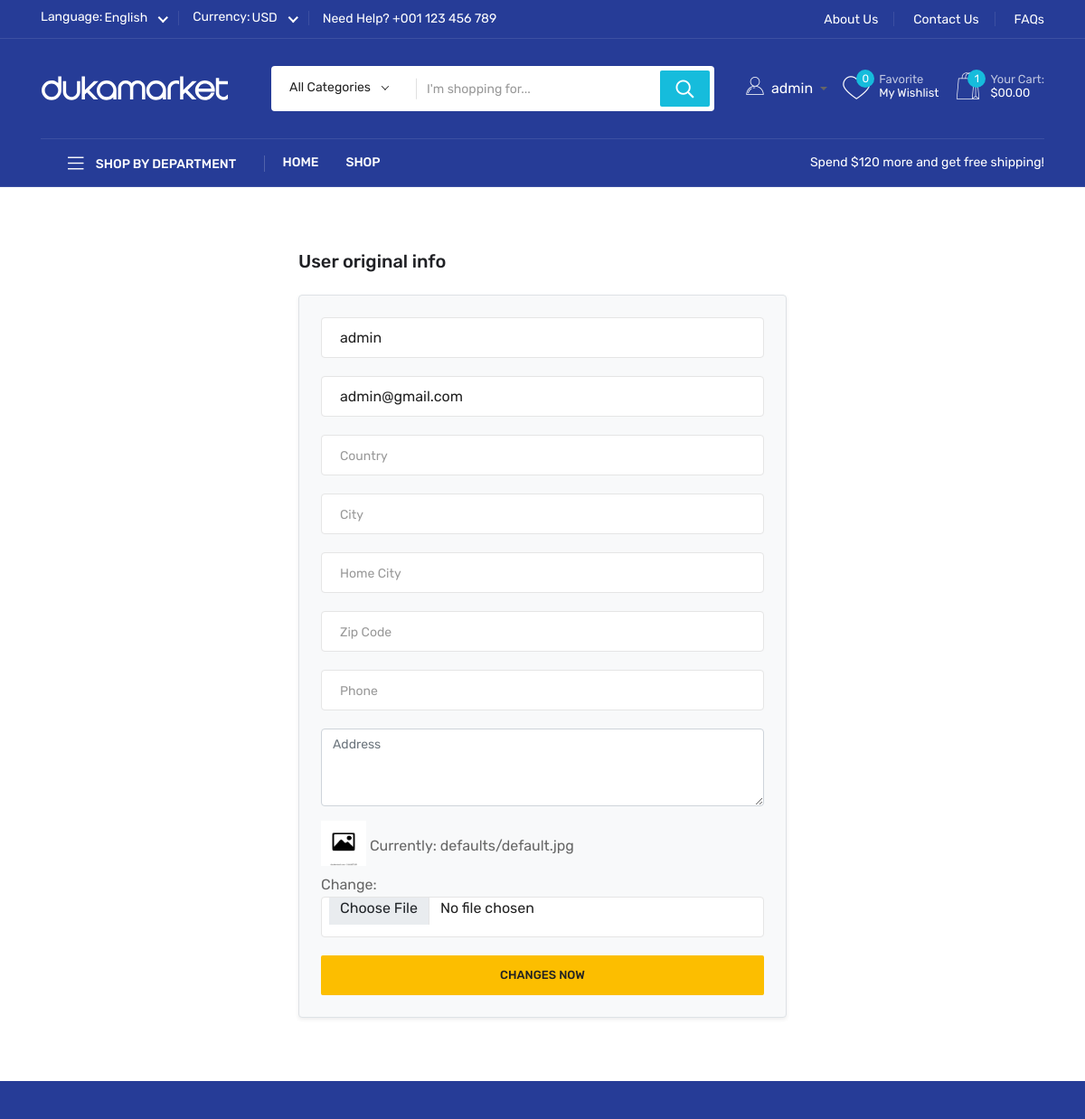
The page /account/user-info/ (signed in, upper part) on the database as committed earlier.
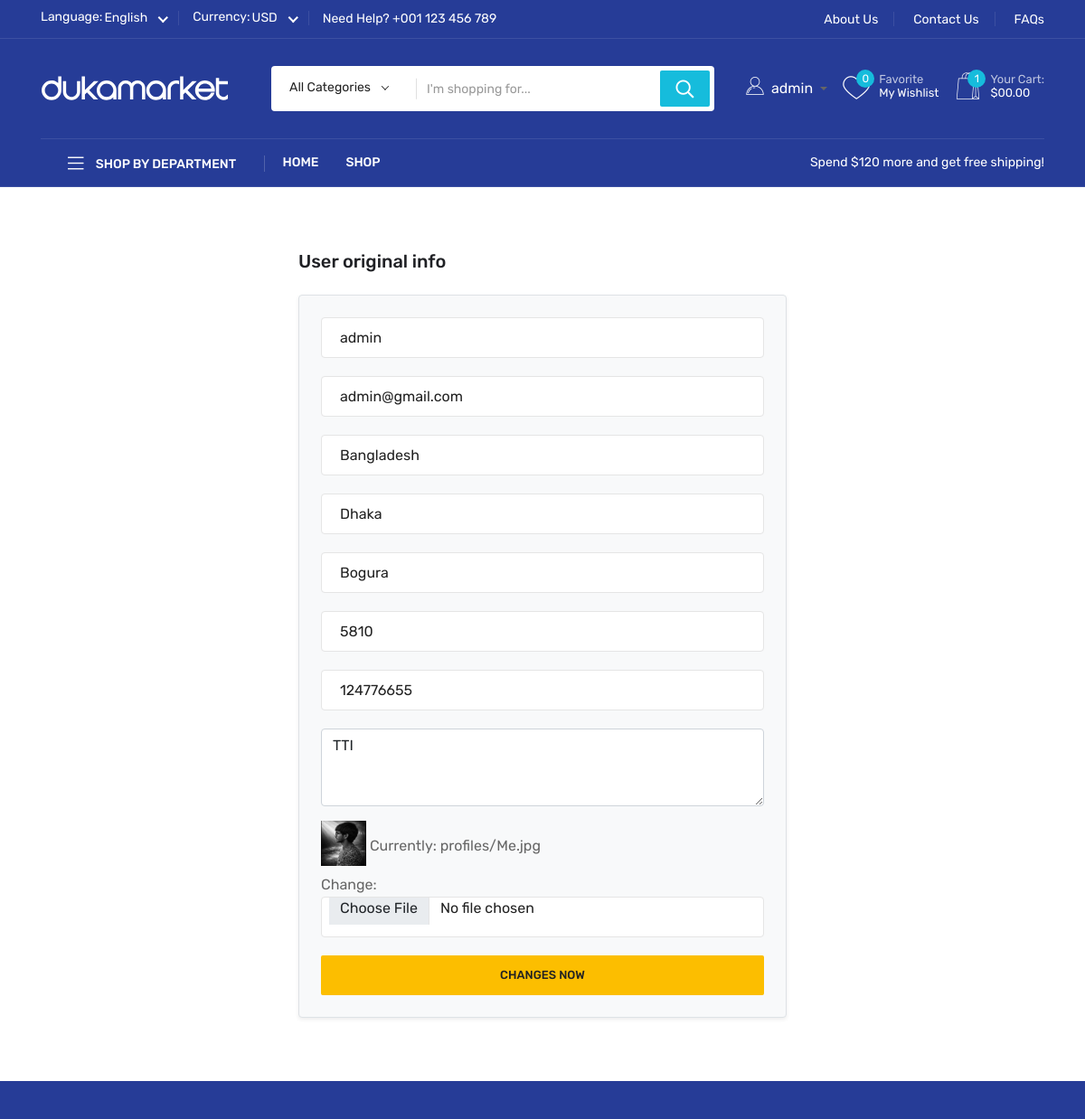
The same page on the database as committed later.
### account/models.py (models this page shows, shortened)
class User(AbstractBaseUser, PermissionsMixin):
    username = models.CharField(
        max_length=150,
        unique=True,
        validators=[UnicodeUsernameValidator()],
        blank=False,
        null=False
    )
    email = models.EmailField(
        max_length=150,
        unique=True,
        blank=False,
        null=False
    )
    image = models.ImageField(upload_to='user', default='defaults/default.jpg')
    country = models.CharField(max_length=150, null=True, blank=True)
    city = models.CharField(max_length=150, null=True, blank=True)
    home_city = models.CharField(max_length=150, null=True, blank=True)
    zip_code = models.CharField(max_length=15, null=True, blank=True)
    phone = models.CharField(max_length=16, null=True, blank=True)
    address = models.TextField(max_length=500, null=True, blank=True)
    is_active = models.BooleanField(default=True)
    is_staff = models.BooleanField(default=False)
    created_at = models.DateTimeField(auto_now_add=True)
    updated_at = models.DateTimeField(auto_now=True)
    objects = UserManager()
    USERNAME_FIELD = "username"
    REQUIRED_FIELDS = ["email"]
    class Meta:
        ordering = ['id']
        verbose_name_plural = '01. Users'

### account/views.py (the view, shortened to what this page needs)
# urls.py: path('user-info/', UserInfoView.as_view(), name='user-info'),
class UserInfoView(LoginRequiredMixin, generic.View):
    def get(self, request):
        form = UserForm(instance=request.user)
        return render(request, 'account/user-info.html', {'form': form})

### account/forms.py
class UserForm(forms.ModelForm):
    def __init__(self, *args, **kwargs):
        super().__init__(*args, **kwargs)
        for field in self.fields:
            self.fields[field].widget.attrs.update({'class': 'form-control'})
    class Meta:
        model = User
        fields = (
            'username', 'email', 'image', 'country', 'city', 'home_city', 'zip_code', 'phone', 'address',
        )
        widgets = {
            'username': forms.TextInput(attrs={'placeholder': 'Username'}),
            'email': forms.EmailInput(attrs={'placeholder': 'Email'}),
            'country': forms.TextInput(attrs={'placeholder': 'Country'}),
            'city': forms.TextInput(attrs={'placeholder': 'City'}),
            'home_city': forms.TextInput(attrs={'placeholder': 'Home City'}),
            'zip_code': forms.TextInput(attrs={'placeholder': 'Zip Code'}),
            'phone': forms.TextInput(attrs={'placeholder': 'Phone'}),
            'address': forms.Textarea(attrs={'placeholder': 'Address', 'rows': 3}),
        }

### account/mixing.py (called while the page is built)
    def dispatch(self, request, *args, **kwargs):
        if not request.user.is_authenticated:
            return redirect(self.login_url)
        return super().dispatch(request, *args, **kwargs)

### store/context_processors.py (called while the page is built)
def store_context(request):
    categories = Category.objects.filter(parent=None, status='active').prefetch_related(
        'children',
        'children__children'
    )
    cat_ids = Product.objects.values_list('category__id', flat=True).distinct()
    cats = Category.objects.filter(id__in=cat_ids, status='active')
    cates = cats.filter(is_featured=True)[:3]
    brand_ids = Product.objects.values_list('brand__id', flat=True).distinct()
    brands = Brand.objects.filter(id__in=brand_ids, status='active', is_featured=True)
    max_price = Product.objects.aggregate(Max('sale_price'))['sale_price__max']
    min_price = Product.objects.aggregate(Min('sale_price'))['sale_price__min']
    return {
        'categories': categories,
        'cats': cats,
        'cates': cates,
        'brands': brands,
        'max_price': max_price,
        'min_price': min_price
    }

### templates/account/user-info.html (shortened to what this page needs)
{% extends 'base.html' %}
{% load static %}
{% block main_content %}
    <main>
        <div class="account-area mt-70 mb-70">
            <div class="container">
                <div class="row justify-content-center align-items-center">
                    <div class="col-lg-6">
                        <div class="basic-login">
                            <h5>User original info</h5>
                            <form method="post" enctype="multipart/form-data" class="border p-4 rounded shadow-sm bg-light">
                                <div class="form-group mb-3">
                                    {{ form.username }}
                                </div>
                                <div class="form-group mb-3">
                                    {{ form.email }}
                                </div>
                                <div class="form-group mb-3">
                                    {{ form.country }}
                                </div>
                                <div class="form-group mb-3">
                                    {{ form.city }}
                                </div>
                                <div class="form-group mb-3">
                                    {{ form.home_city }}
                                </div>
                                <div class="form-group mb-3">
                                    {{ form.zip_code }}
                                </div>
                                <div class="form-group mb-3">
                                    {{ form.phone }}
                                </div>
                                <div class="form-group mb-3">
                                    {{ form.address }}
                                </div>
                                <div class="form-group mb-3">
                                    {% if user.image %}
                                        <img src="{{ user.image.url }}" alt="User Image" style="width: 50px; height: 50px;" class="mb-2"/>
                                    {% else %}
                                        <img src="{% static 'media/defaults/default.jpg' %}" alt="No Image" style="width: 50px; height: 50px;" class="mb-2"/>
                                    {% endif %}
                                    {{ form.image }}
                                </div>
                                <button type="submit" class="tp-in-btn w-100">Changes Now</button>
                            </form>
                        </div>
                    </div>
                </div>
            </div>
        </div>
    </main>
{% endblock main_content %}

### templates/base.html (shortened to what this page needs)
{% load static %}
<!doctype html>
<html class="no-js" lang="en">
<head>
    <link rel="stylesheet" href="//cdn.jsdelivr.net/npm/alertifyjs@1.14.0/build/css/alertify.min.css"/>
    <link rel="stylesheet" href="//cdn.jsdelivr.net/npm/alertifyjs@1.14.0/build/css/themes/default.min.css"/>
    <link rel="stylesheet" href="https://cdnjs.cloudflare.com/ajax/libs/font-awesome/7.0.1/css/all.min.css">
    <link rel="stylesheet" href="{% static 'assets/css/preloader.css' %}">
    <link rel="stylesheet" href="{% static 'assets/css/bootstrap.css' %}">
    <link rel="stylesheet" href="{% static 'assets/css/meanmenu.css' %}">
    <link rel="stylesheet" href="{% static 'assets/css/animate.css' %}">
    <link rel="stylesheet" href="{% static 'assets/css/owl-carousel.css' %}">
    <link rel="stylesheet" href="{% static 'assets/css/swiper-bundle.css' %}">
    <link rel="stylesheet" href="{% static 'assets/css/backtotop.css' %}">
    <link rel="stylesheet" href="{% static 'assets/css/magnific-popup.css' %}">
    <link rel="stylesheet" href="{% static 'assets/css/nice-select.css' %}">
    <link rel="stylesheet" href="{% static 'assets/flaticon/flaticon.css' %}">
    <link rel="stylesheet" href="{% static 'assets/css/font-awesome-pro.css' %}">
    <link rel="stylesheet" href="{% static 'assets/css/default.css' %}">
    <link rel="stylesheet" href="{% static 'assets/css/ratings.css' %}">
    <link rel="stylesheet" href="{% static 'assets/css/style.css' %}">
   </head>
   <body>
     <header class="header d-blue-bg">
        <div class="header-top">
            <div class="container custom-conatiner">
                <div class="header-inner">
                    <div class="row align-items-center">
                        <div class="col-xl-6 col-lg-7">
                            <div class="header-inner-start">
                                <div class="header__currency border-right">
                                    <div class="s-name">
                                        <span>Language: </span>
                                    </div>
                                </div>
                                <div class="header__lang border-right">
                                    <div class="s-name">
                                        <span>Currency: </span>
                                    </div>
                                </div>
                                <div class="support d-none d-sm-block">
                                    <p>Need Help? <a href="tel:+001123456789">+001 123 456 789</a></p>
                                </div>
                            </div>
                        </div>
                        <div class="col-xl-6 col-lg-5 d-none d-lg-block">
                            <div class="header-inner-end text-md-end">
                                <div class="ovic-menu-wrapper ovic-menu-wrapper-2">
                                    <ul>
                                        <li><a href="about.html">About Us</a></li>
                                        <li><a href="contact.html">Contact Us</a></li>
                                        <li><a href="faq.html">FAQs</a></li>
                                    </ul>
                                </div>
                            </div>
                        </div>
                    </div>
                </div>
            </div>
        </div>
        <div class="header-mid">
            <div class="container custom-conatiner">
                <div class="heade-mid-inner">
                    <div class="row align-items-center">
                        <div class="col-xl-3 col-lg-3 col-md-4 col-sm-4">
                            <div class="header__info">
                                <div class="logo">
                                    <a href="{% url "home" %}" class="logo-image"><img src="{% static "assets/img/logo/logo1.svg" %}" alt="logo"></a>
                                </div>
                            </div>
                        </div>
                        <div class="col-xl-5 col-lg-4 d-none d-lg-block">
                            <div class="header__search">
                                <form action="#">
                                    <div class="header__search-box">
                                        <input class="search-input search-input-2" type="text" placeholder="I'm shopping for...">
                                        <button class="button button-2" type="submit"><i class="far fa-search"></i></button>
                                    </div>
                                    <div class="header__search-cat">
                                    </div>
                                </form>
                            </div>
                        </div>
                        <div class="col-xl-4 col-lg-5 col-md-8 col-sm-8">
                            <div class="header-action">
                                <div class="dropdown d-inline-flex align-items-center">
                                    <div class="block-userlink d-inline-flex align-items-center dropdown-toggle"
                                        id="authDropdown"
                                        data-bs-toggle="dropdown"
                                        aria-expanded="false"
                                        style="cursor: pointer;">
                                        <i class="flaticon-user me-2 text-white" style="font-size: 20px;"></i>
                                        {% if request.user.is_authenticated %}
                                        <a href="#" class="sub text-decoration-none text-white me-1">{{request.user.username}}</a>
                                        {% endif %}
                                    </div>
                                </div>
                                <div class="block-wishlist action">
                                    <a class="icon-link icon-link-2" href="wishlist.html">
                                    <i class="flaticon-heart"></i>
                                    <span class="count count-2">0</span>
                                    <span class="text">
                                    <span class="sub">Favorite</span>
                                    My Wishlist </span>
                                    </a>
                                </div>
                                <div class="block-cart action">
                                    <a class="icon-link icon-link-2" href="cart.html">
                                    <i class="flaticon-shopping-bag"></i>
                                    <span class="count count-2">1</span>
                                    <span class="text">
                                    <span class="sub">Your Cart:</span>
                                    $00.00 </span>
                                    </a>
                                </div>
                            </div>
                        </div>
                    </div>
                </div>
            </div>
        </div>
        <div class="header__bottom">
            <div class="container custom-conatiner">
                <div class="row g-0 align-items-center">
                    <div class="col-lg-3">
                        <div class="cat__menu-wrapper side-border d-none d-lg-block">
                            <div class="cat-toggle">
                                <button type="button" class="cat-toggle-btn cat-toggle-btn-1"><i class="fal fa-bars"></i> Shop by department</button>
                            </div>
                        </div>
                    </div>
                    <div class="col-lg-6 col-md-6 col-3">
                      <div class="header__bottom-left d-flex d-xl-block align-items-center">
                        <div class="main-menu d-none d-lg-block">
                            <nav>
                                <ul>
                                    <li>
                                        <a href="{% url 'home' %}" class="{% if request.resolver_match.url_name == 'home' %}active{% endif %}">Home</a>
                                    </li>
                                    <li>
                                        <a href="{% url 'shop' %}" class="{% if request.resolver_match.url_name == 'shop' %}active{% endif %}">Shop</a>
                                    </li>
                                </ul>
                            </nav>
                        </div>
                      </div>
                    </div>
                    <div class="col-lg-3 col-md-6 col-9">
                        <div class="shopeing-text text-sm-end">
                            <p>Spend $120 more and get free shipping!</p>
                        </div>
                    </div>
                </div>
            </div>
        </div>
     </header>
    {% block main_content %}
    {% endblock main_content %}
    <footer>
        <div class="fotter-area d-blue-bg">
            <div class="footer__top pt-60 pb-10">
            </div>
        </div>
    </footer>
</body>
</html>

### static/assets/css/default.css (style rules this page uses)
.mt-70 { margin-top:70px }
.mb-70 { margin-bottom:70px }
.pt-60 { padding-top:60px }
.pb-10 { padding-bottom:10px }

Rows that differ between the two databases and show on the page:
changed User "admin": country (not shown) → "Bangladesh"; city (not shown) → "Dhaka"; home_city (not shown) → "Bogura"; zip_code (not shown) → "5810"; phone (not shown) → "124776655"; address (not shown) → "TTI"; image: picture added in place of a placeholder
Other text that changed with them:
text no longer shown: "Currently: defaults/default.jpg Change:"
text now shown: "Currently: profiles/Me.jpg Change:"
